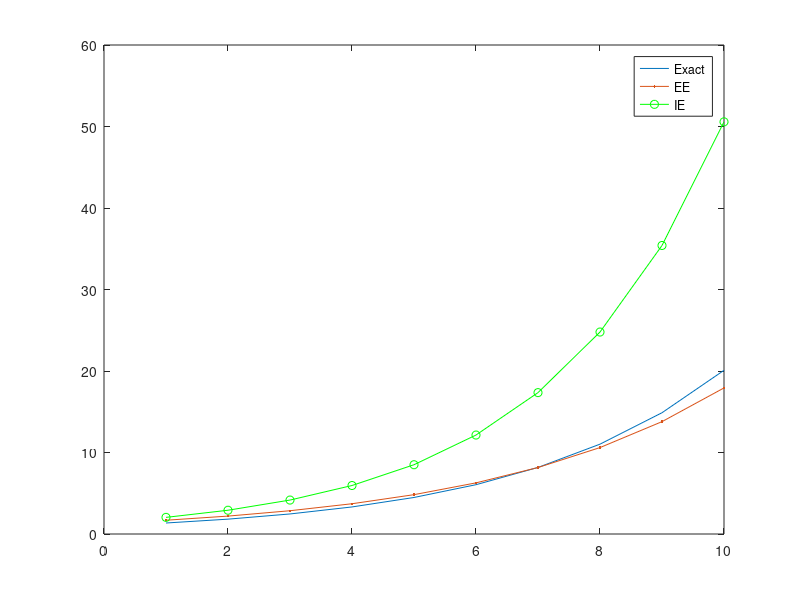

Here is the MATLAB script that generated this plot:
clc; clear all;clf

lambda = 3;
h = .1;

n = 1:10;

EX = exp(lambda*n*h);
EE = (1+h*lambda).^(n+1);
IE = (1-h*lambda).^(-(n+1));

EE_err = (EX-EE)./EX;
IE_err = (EX-IE)./EX;

%semilogy(n,EE_err, '.-b',n,IE_err,'o-r')
%legend('Explicit','Imiplicit')
%semilogy(n,EE_err-IE_err, '.-b')

plot(EX)
hold on
plot(EE,'.-')
plot(IE,'o-g')
legend('Exact','EE','IE')
